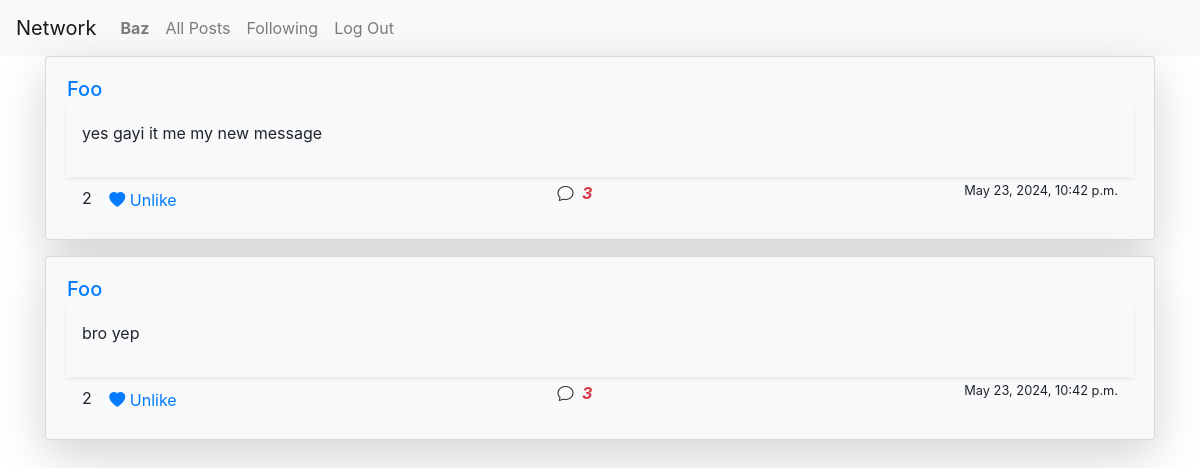
The page /following_view (signed in) on the database its author committed.
### network/models.py (models this page shows, shortened)
class User(AbstractUser):
    pass

class Post(models.Model):
    content = models.TextField(max_length=200)
    author = models.ForeignKey(User,on_delete=models.CASCADE, related_name="author")
    likes = models.ManyToManyField(User, related_name='liked_posts', blank=True)
    created_at = models.DateTimeField(auto_now_add=True)
    updated_at = models.DateTimeField(auto_now=True)

### network/views.py (the view)
# urls.py: path("following_view", views.following_view, name="following_view"),
@login_required
def following_view(request):
    following_users = Follow.objects.filter(follower=request.user).values_list('following', flat=True)
    posts = Post.objects.filter(author__in=following_users).order_by('-created_at')
    paginator = Paginator(posts, 10)
    page_number = request.GET.get('page')
    posts_obj = paginator.get_page(page_number)
    return render(request, "network/following.html", {"posts_obj": posts_obj})

### network/templates/network/following.html (shortened to what this page needs)
{% extends "network/layout.html" %}
{% block body %}
<div class="container">
    {% if posts_obj %}
        {% for post in posts_obj %}
        <div class="card shadow-lg rounded bg-light mb-3">
            <div class="card-body">
                <div class="row">
                    <div class="col">
                        <div class="row mb-1">
                            <h5 class="my-auto px-3">
                                <a href="{% url 'profile-view' post.author.username %}">
                                    {{ post.author.username }}
                                </a>
                            </h5>
                        </div>
                        <div class="content p-3 mb-1 shadow-sm">
                            <p>{{ post.content }}</p>
                        </div>
                        <div class="footer d-flex justify-content-between px-3">
                            <div class="">
                                <span id="likes-count-{{ post.id }}" >{{ post.likes.count }}</span>
                                <button class="btn btn-link like-button" data-post-id="{{ post.id }}">
                                    {% if user in post.likes.all %}
                                        <i class="bi bi-heart-fill"></i> Unlike
                                    {% else %}
                                        <i class="bi bi-heart"></i>Like
                                    {% endif %}
                                </button>
                            </div>
                            <i class="bi-chat">
                                <strong class="mx-1 text-danger">3</strong>
                            </i>
                            <small>{{ post.created_at }}</small>
                        </div>
                    </div>
                </div>
            </div>
        </div>
        {% endfor %}
    {% else %}
    <div class="card shadow-lg">
        <div class="card-body">
            <p>No posts to display</p>
        </div>
    </div>
    {% endif %}
</div>
{% endblock %}

### network/templates/network/layout.html (shortened to what this page needs)
{% load static %}
<!DOCTYPE html>
<html lang="en">
    <head>
        <link rel="stylesheet" href="https://stackpath.bootstrapcdn.com/bootstrap/4.4.1/css/bootstrap.min.css">
        <link rel="stylesheet" href="https://cdn.jsdelivr.net/npm/bootstrap-icons@1.3.0/font/bootstrap-icons.css">
        <link href="{% static 'network/styles.css' %}" rel="stylesheet">
    </head>
    <body>
        <nav class="navbar navbar-expand-lg navbar-light bg-light">
            <a class="navbar-brand" href="#">Network</a>
            <div>
              <ul class="navbar-nav mr-auto">
                {% if user.is_authenticated %}
                    <li class="nav-item">
                        <a class="nav-link" href="{% url 'profile-view' user.username %}"><strong>{{ user.username }}</strong></a>
                    </li>
                {% endif %}
                <li class="nav-item">
                  <a class="nav-link" href="{% url 'index' %}">All Posts</a>
                </li>
                {% if user.is_authenticated %}
                    <li class="nav-item">
                        <a class="nav-link" href="{% url 'following_view'%}">Following</a>
                    </li>
                    <li class="nav-item">
                        <a class="nav-link" href="{% url 'logout' %}">Log Out</a>
                    </li>
                {% endif %}
              </ul>
            </div>
          </nav>
        <div class="body">
            {% block body %}
            {% endblock %}
        </div>
    </body>
</html>

### rows shown on the page
User: username "Baz"
Post: author.username "Foo", content "yes gayi it me my new message", likes.count "2", shows "Unlike", created_at "May 23, 2024, 10:42 p.m."
Post: author.username "Foo", content "bro yep", likes.count "2", shows "Unlike", created_at "May 23, 2024, 10:42 p.m."
